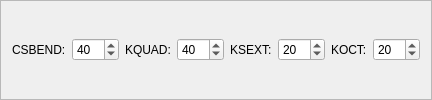
           <widget class="QFrame" name="frame">
            <property name="frameShape">
             <enum>QFrame::StyledPanel</enum>
            </property>
            <property name="frameShadow">
             <enum>QFrame::Raised</enum>
            </property>
            <layout class="QHBoxLayout" name="horizontalLayout_5">
             <item>
              <widget class="QLabel" name="label_5">
               <property name="text">
                <string>CSBEND:</string>
               </property>
              </widget>
             </item>
             <item>
              <widget class="QSpinBox" name="spinBox_N_KICKS_CSBEND">
               <property name="specialValueText">
                <string/>
               </property>
               <property name="minimum">
                <number>4</number>
               </property>
               <property name="maximum">
                <number>200</number>
               </property>
               <property name="singleStep">
                <number>4</number>
               </property>
               <property name="value">
                <number>40</number>
               </property>
              </widget>
             </item>
             <item>
              <widget class="QLabel" name="label_6">
               <property name="text">
                <string>KQUAD:</string>
               </property>
              </widget>
             </item>
             <item>
              <widget class="QSpinBox" name="spinBox_N_KICKS_KQUAD">
               <property name="specialValueText">
                <string/>
               </property>
               <property name="minimum">
                <number>4</number>
               </property>
               <property name="maximum">
                <number>200</number>
               </property>
               <property name="singleStep">
                <number>4</number>
               </property>
               <property name="value">
                <number>40</number>
               </property>
              </widget>
             </item>
             <item>
              <widget class="QLabel" name="label_7">
               <property name="text">
                <string>KSEXT:</string>
               </property>
              </widget>
             </item>
             <item>
              <widget class="QSpinBox" name="spinBox_N_KICKS_KSEXT">
               <property name="specialValueText">
                <string/>
               </property>
               <property name="minimum">
                <number>4</number>
               </property>
               <property name="maximum">
                <number>200</number>
               </property>
               <property name="singleStep">
                <number>4</number>
               </property>
               <property name="value">
                <number>20</number>
               </property>
              </widget>
             </item>
             <item>
              <widget class="QLabel" name="label_8">
               <property name="text">
                <string>KOCT:</string>
               </property>
              </widget>
             </item>
             <item>
              <widget class="QSpinBox" name="spinBox_N_KICKS_KOCT">
               <property name="specialValueText">
                <string/>
               </property>
               <property name="minimum">
                <number>4</number>
               </property>
               <property name="maximum">
                <number>200</number>
               </property>
               <property name="singleStep">
                <number>4</number>
               </property>
               <property name="value">
                <number>20</number>
               </property>
              </widget>
             </item>
            </layout>
           </widget>
